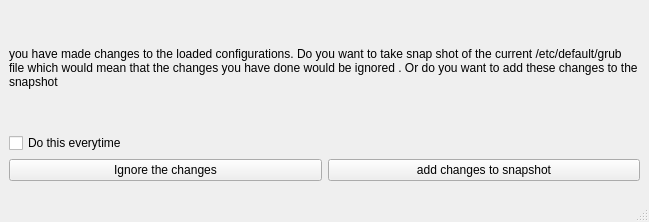
<?xml version="1.0" encoding="UTF-8"?>
<ui version="4.0">
 <class>MainWindow</class>
 <widget class="QMainWindow" name="MainWindow">
  <property name="geometry">
   <rect>
    <x>0</x>
    <y>0</y>
    <width>649</width>
    <height>222</height>
   </rect>
  </property>
  <property name="windowTitle">
   <string>Create snapshot</string>
  </property>
  <widget class="QWidget" name="centralwidget">
   <layout class="QGridLayout" name="gridLayout">
    <item row="0" column="0">
     <layout class="QVBoxLayout" name="verticalLayout">
      <property name="bottomMargin">
       <number>10</number>
      </property>
      <item>
       <widget class="QLabel" name="label">
        <property name="text">
         <string>you have made changes to the loaded configurations. Do you want to take snap shot of the current /etc/default/grub file which would mean that the changes you have done would be ignored . Or do you want to add these changes to the snapshot</string>
        </property>
        <property name="wordWrap">
         <bool>true</bool>
        </property>
       </widget>
      </item>
      <item>
       <widget class="QCheckBox" name="checkBox_do_this_everytime">
        <property name="text">
         <string>Do this everytime</string>
        </property>
       </widget>
      </item>
      <item>
       <layout class="QHBoxLayout" name="horizontalLayout_2">
        <item>
         <widget class="QPushButton" name="btn_ignore_changes">
          <property name="text">
           <string>Ignore the changes</string>
          </property>
         </widget>
        </item>
        <item>
         <widget class="QPushButton" name="btn_add_changes_to_snapshot">
          <property name="text">
           <string>add changes to snapshot</string>
          </property>
         </widget>
        </item>
       </layout>
      </item>
     </layout>
    </item>
   </layout>
  </widget>
  <widget class="QMenuBar" name="menubar">
   <property name="geometry">
    <rect>
     <x>0</x>
     <y>0</y>
     <width>649</width>
     <height>32</height>
    </rect>
   </property>
  </widget>
  <widget class="QStatusBar" name="statusbar"/>
 </widget>
 <resources/>
 <connections/>
</ui>
